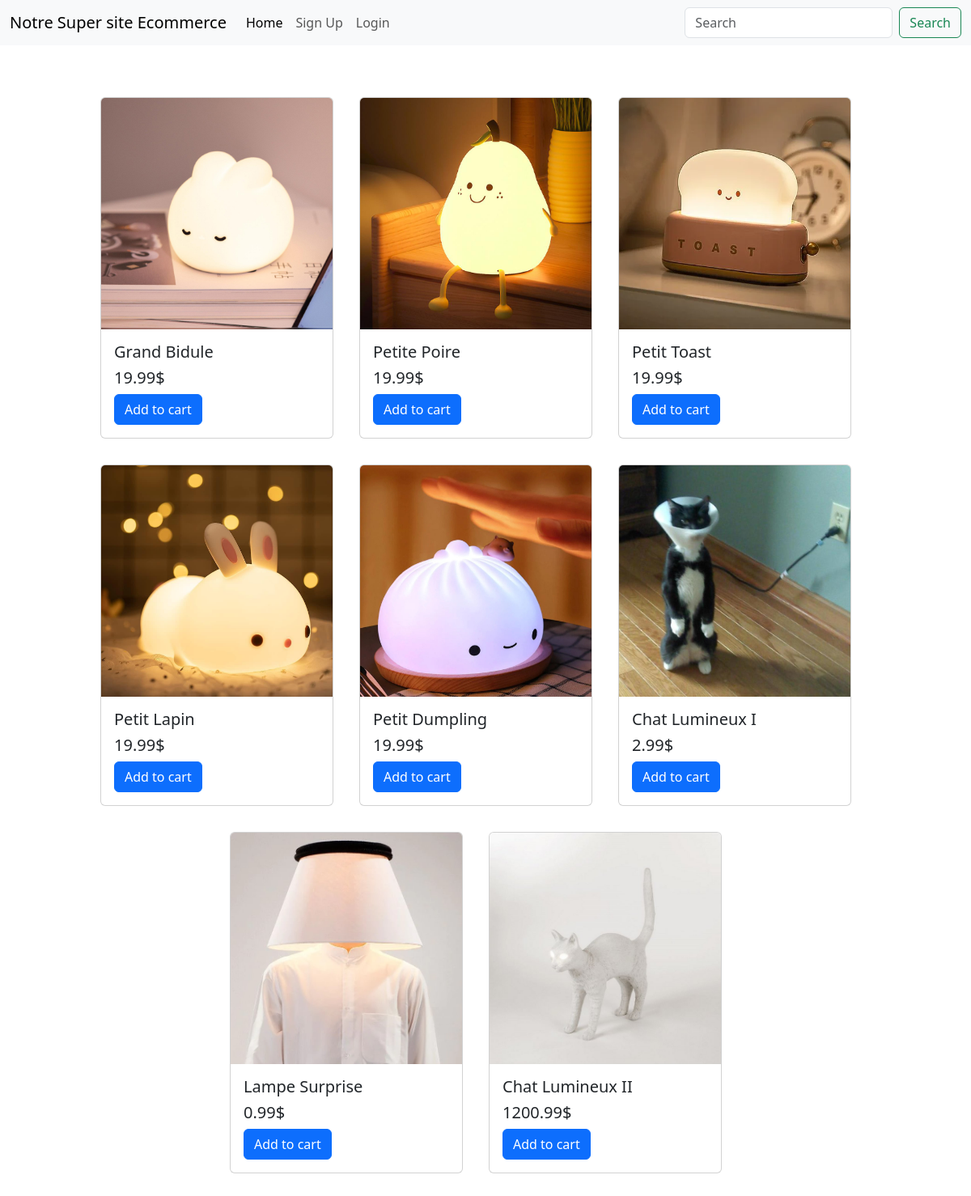
The page / on the database its author committed.
### tables this page shows
CREATE TABLE `articles` (
  `id` int(10) UNSIGNED NOT NULL,
  `title` varchar(255) NOT NULL,
  `description` text NOT NULL,
  `price` float NOT NULL,
  `stock` int(11) NOT NULL,
  `photo_path` varchar(255) NOT NULL
);

### src/init.php (called while the page is built, shortened)
<?php
$user = false;
?>

### public/index.php (the view, shortened to what this page needs)
<?php
require_once __DIR__ . '/../src/init.php';
try {
    $pdoStatement = $bdd->prepare("SELECT * FROM articles;");
    $pdoStatement->execute();
    $allProducts = $pdoStatement->fetchAll();
} catch (PDOException $e) {
    $errMessage = $e->getMessage();
    echo $errMessage;
}
?>
<!DOCTYPE html>
<html lang="en">
<head>
    <?php require_once SITE_ROOT . 'src/partials/head_css.php'; ?>
</head>
<body>
    <nav class="navbar navbar-expand-lg bg-body-tertiary">
        <div class="container-fluid">
            <a class="navbar-brand" href="">Notre Super site Ecommerce</a>
            <div class="collapse navbar-collapse" id="navbarSupportedContent">
                <ul class="navbar-nav me-auto mb-2 mb-lg-0">
                    <li class="nav-item">
                        <a class="nav-link active" aria-current="page" href="/">Home</a>
                    </li>
                    <?php
                    if ($user === false) { ?>
                        <li class="nav-item">
                            <a class="nav-link " aria-current="page" href="register.php">Sign Up</a>
                        </li>
                        <li class="nav-item">
                            <a class="nav-link" href="login.php">Login</a>
                        </li>
                    <?php } else { ?>
                        <li class="nav-item">
                            <a class="nav-link" href="actions/logout.php">Log Out </a>
                        </li>
                    <?php } ?>
                </ul>
                <form class="d-flex" role="search">
                    <input class="form-control me-2" type="search" name="search" placeholder="Search" aria-label="Search">
                    <button class="btn btn-outline-success" name="submit" type="submit">Search</button>
                </form>
            </div>
        </div>
    </nav>
    <section class="section1 d-flex">
        <div class="allCards m-5 d-flex justify-content-center" style=" flex-wrap: wrap; width:90%;">
            <?php
            if (isset($_GET['submit'])) {
                $str = $_GET['search'];
                $requests = $bdd->query("SELECT title, price, photo_path  FROM articles WHERE title like '%$str%' ")->fetchALL();
                if ($_GET['search']) {
            ?>
                    <?php foreach ($requests as $request) : ?>
                        <div class=" card mx-3 " style="width: 18rem; ">
                            <a href="product_page.php?id=<?php echo $request['id'] ?>"> <img src="<?= '../' . $infos['photo_path'] ?>" class="card-img-top" alt="..."> </a>
                            <div class="card-body">
                                <h5 class="card-title"> <?php echo $request['title'] ?></h5>
                                <h5 class="card-price"> <?php echo $request['price'] ?>$</h5>
                                <a href="#" class="btn btn-primary"> Add to cart </a>
                            </div>
                        </div>
                    <?php endforeach; ?>
                <?php } ?>
            <?php } else { ?>
                <?php foreach ($allProducts as $infos) :
                ?>
                    <div class="card m-3" style="width: 18rem;">
                        <a href="product_page.php?id=<?php echo $infos['id'] ?>"> <img src="<?= '../' . $infos['photo_path'] ?>" class="card-img-top" alt="..."> </a>
                        <div class="card-body">
                            <h5 class="card-title"> <?php echo $infos['title'] ?></h5>
                            <h5 class="card-price"> <?php echo $infos['price'] ?>$</h5>
                            <a href="#" class="btn btn-primary"> Add to cart </a>
                        </div>
                    </div>
                <?php endforeach; ?>
            <?php } ?>
        </div>
    </section>
</body>
</html>

### src/partials/head_css.php (shortened to what this page needs)
<link href="https://cdn.jsdelivr.net/npm/bootstrap@5.3.2/dist/css/bootstrap.min.css" rel="stylesheet">
<link href="assets/stylesheet.css" rel="stylesheet">

### public/assets/stylesheet.css (style rules this page uses)
body { overscroll-behavior: none; }

### rows shown on the page
articles: photo_path (picture), title "Grand Bidule", price "19.99"
articles: photo_path (picture), title "Petite Poire", price "19.99"
articles: photo_path (picture), title "Petit Toast", price "19.99"
articles: photo_path (picture), title "Petit Lapin", price "19.99"
articles: photo_path (picture), title "Petit Dumpling", price "19.99"
articles: photo_path (picture), title "Chat Lumineux I", price "2.99"
articles: photo_path (picture), title "Lampe Surprise", price "0.99"
articles: photo_path (picture), title "Chat Lumineux II", price "1200.99"
